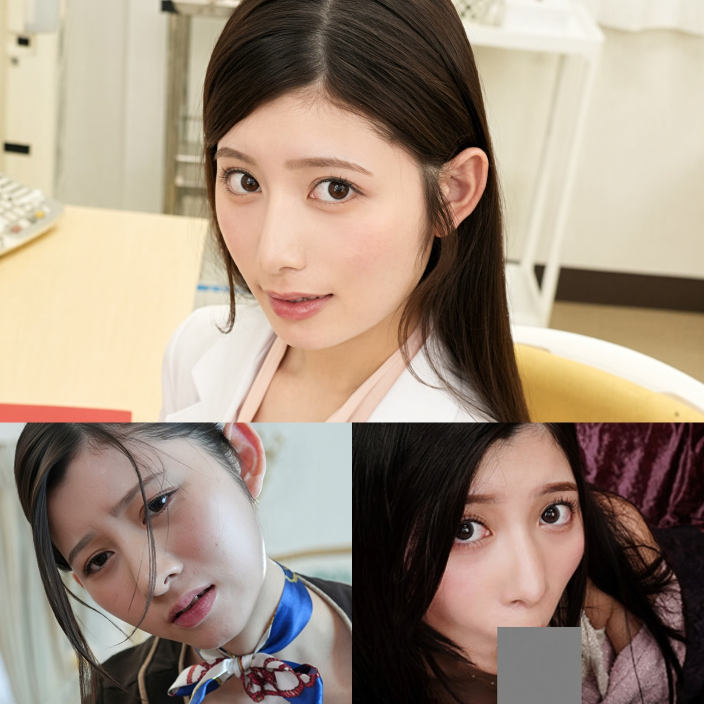
#> input picture collage.jpg, 1408 x 1408 px (shown at 1/2 size)
$ python collage.py ../../../../collage.jpg ../../../../collage.jpg ../../../../collage.jpg
#> lines starting #> are read from the running program, lines starting #| are printed output that depends on the picture
#!/usr/bin/env python3
"""メイン画像1枚 + サブ画像2枚を3分割レイアウトの正方形1枚に合成する。

レイアウト（既定 1408x1408）:
  ┌───────────────┐
  │     メイン     │  高さ = size * main_ratio
  ├───────┬───────┤
  │ サブ1  │ サブ2  │  残りを左右で半分ずつ
  └───────┴───────┘
隙間・枠線なし。各枠へは「枠を埋めるように拡大して切り抜く」（cover）。

切り抜き位置は --main/--sub1/--sub2 に "FX FY ZOOM" で指定する。
  FX, FY : 元画像上で枠の中心に置きたい点（0〜1 の比率）。既定 0.5 0.5
  ZOOM   : 1 = 枠を埋める最小の拡大。1.3 なら 1.3 倍寄る。既定 1
中心点が端に寄りすぎた場合は、画像外にはみ出さないよう自動で内側へ戻す。

出力には「3分割画像」の印 `DogURL:split3` を書き込む（JPEGはコメント、PNGはテキスト）。
Dog URL の集計表「1枚目3分割」がこれを読む。印は見た目に出ない。
JPEG・PNG以外で書き出すと印は付かない（警告を出す）。
"""
import argparse
import os
import sys

from PIL import Image
from PIL.PngImagePlugin import PngInfo

MARK = 'DogURL:split3'


def parse_focus(s):
    v = [float(x) for x in s.split()]
    if len(v) == 2:
        v.append(1.0)
    if len(v) != 3:
        raise argparse.ArgumentTypeError('"FX FY [ZOOM]" の形で指定')
    return v


def cover(im, w, h, fx, fy, zoom):
    iw, ih = im.size
    scale = max(w / iw, h / ih) * zoom
    cw, ch = w / scale, h / scale  # 元画像上の切り抜きサイズ
    x0 = min(max(fx * iw - cw / 2, 0), iw - cw)
    y0 = min(max(fy * ih - ch / 2, 0), ih - ch)
    return im.resize((w, h), Image.LANCZOS, box=(x0, y0, x0 + cw, y0 + ch))


def main():
    p = argparse.ArgumentParser()
    p.add_argument('main_img')
    p.add_argument('sub1_img')
    p.add_argument('sub2_img')
    p.add_argument('--out', default='collage.jpg')
    p.add_argument('--size', type=int, default=1408)
    p.add_argument('--main-ratio', type=float, default=0.60)
    for k in ('main', 'sub1', 'sub2'):
        p.add_argument(f'--{k}', type=parse_focus, default=[0.5, 0.5, 1.0])
    a = p.parse_args()

    S = a.size
    mh = round(S * a.main_ratio)
    sh = S - mh
    lw = S // 2
    rw = S - lw

    canvas = Image.new('RGB', (S, S))
#> canvas: PIL image 1408x1408 RGB; every value is 0
    canvas.paste(cover(Image.open(a.main_img).convert('RGB'), S, mh, *a.main), (0, 0))
#> in cover, `iw, ih = im.size`: iw = 1408
#> in cover, `scale = max(w / iw, h / ih) * zoom`: scale = 1
#> in cover, `cw, ch = w / scale, h / scale`: cw = 1408; ch = 845
#> in cover, `x0 = min(max(fx * iw - cw / 2, 0), iw - cw)`: x0 = 0
#> in cover, `y0 = min(max(fy * ih - ch / 2, 0), ih - ch)`: y0 = 281.5
#> in cover, `return im.resize((w, h), Image.LANCZOS, box=(x0, y0, x0 + cw, y0 + ch))`:
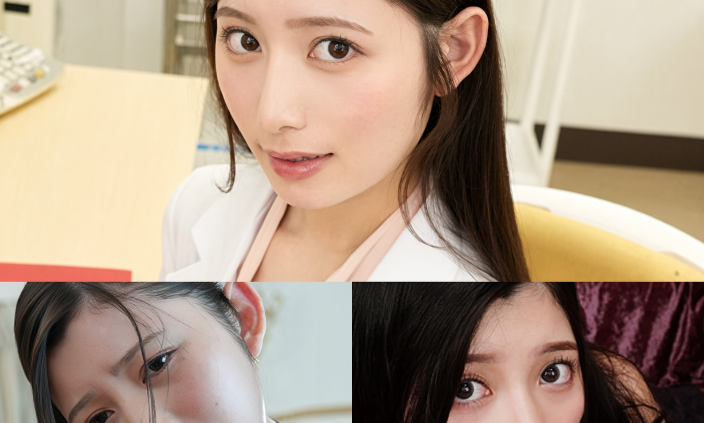
#> returned value: PIL image 1408x845 RGB (shown at 1/2 size); mean R, G, B 173.6, 152.5, 133
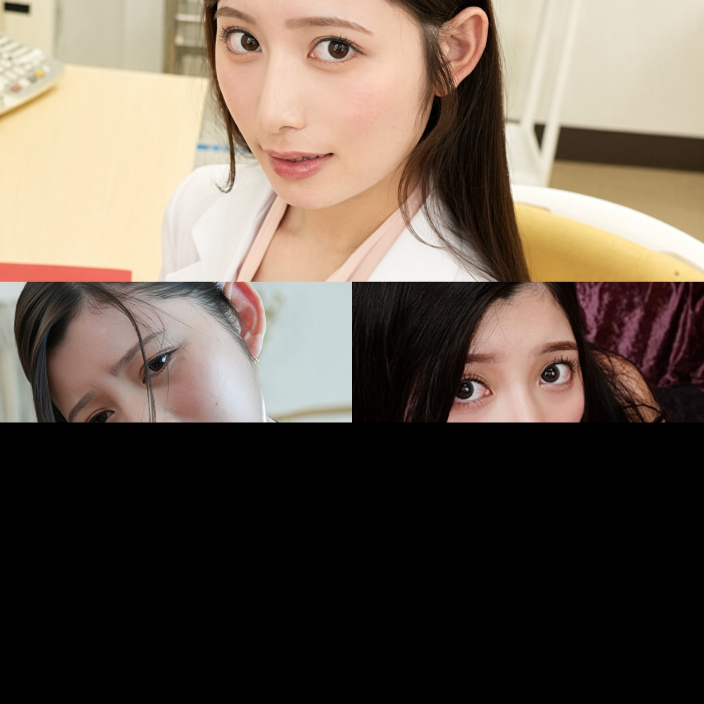
#> canvas: PIL image 1408x1408 RGB (shown at 1/2 size); mean R, G, B 104.2, 91.5, 79.8
    canvas.paste(cover(Image.open(a.sub1_img).convert('RGB'), lw, sh, *a.sub1), (0, mh))
#> call 2 of cover, with w = 704, h = 563, fx = 0.5, fy = 0.5, zoom = 1
#> in cover (call 2), `scale = max(w / iw, h / ih) * zoom`: scale = 0.5
#> in cover (call 2), `cw, ch = w / scale, h / scale`: ch = 1126
#> in cover (call 2), `y0 = min(max(fy * ih - ch / 2, 0), ih - ch)`: y0 = 141
#> in cover (call 2), `return im.resize((w, h), Image.LANCZOS, box=(x0, y0, x0 + cw, y0 + ch))`:
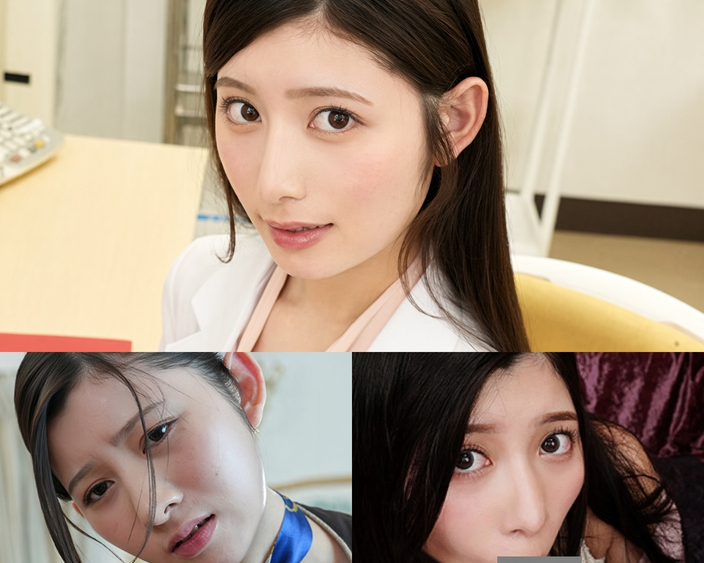
#> returned value: PIL image 704x563 RGB; mean R, G, B 166.1, 146.7, 129.1
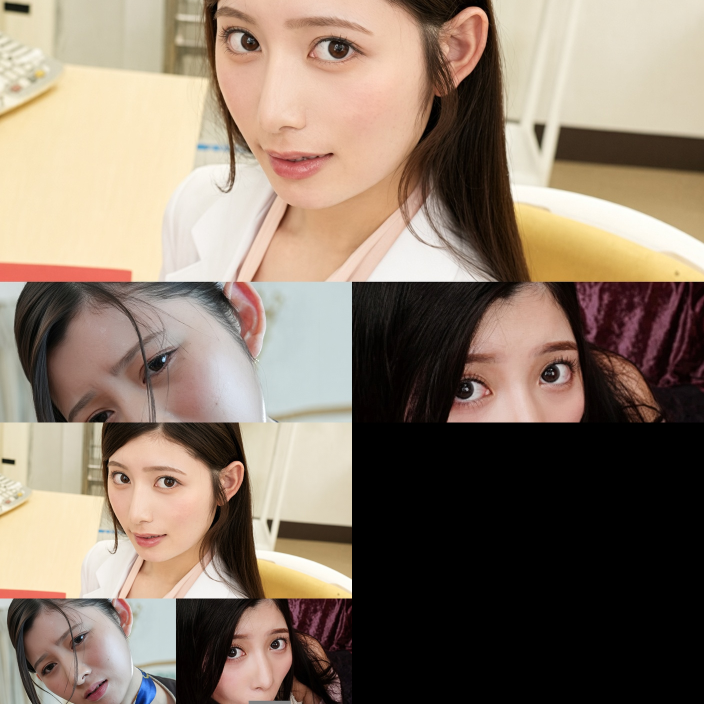
#> canvas: PIL image 1408x1408 RGB (shown at 1/2 size); mean R, G, B 137.4, 120.8, 105.6
    canvas.paste(cover(Image.open(a.sub2_img).convert('RGB'), rw, sh, *a.sub2), (lw, mh))
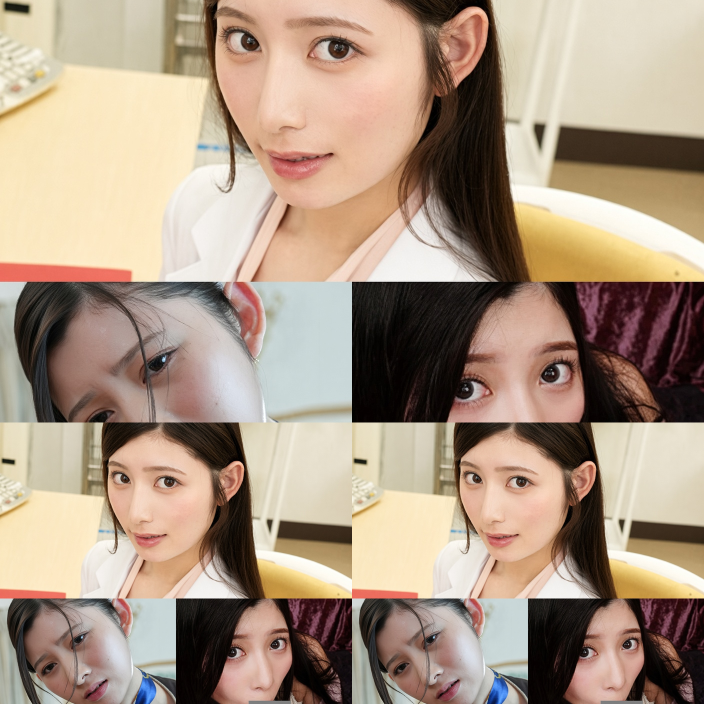
#> canvas: PIL image 1408x1408 RGB (shown at 1/2 size); mean R, G, B 170.6, 150.2, 131.4
    ext = os.path.splitext(a.out)[1].lower()
    if ext in ('.jpg', '.jpeg'):
        canvas.save(a.out, quality=95, comment=MARK.encode())
    elif ext == '.png':
        info = PngInfo()
        key, value = MARK.split(':')
        info.add_text(key, value)
        canvas.save(a.out, pnginfo=info)
    else:
        canvas.save(a.out, quality=95)
        print(f'警告: {ext} には3分割の印を書けません。集計表では手入力が要ります', file=sys.stderr)
    print(f'saved {a.out}  main {S}x{mh} / sub1 {lw}x{sh} / sub2 {rw}x{sh}')


if __name__ == '__main__':
    main()
